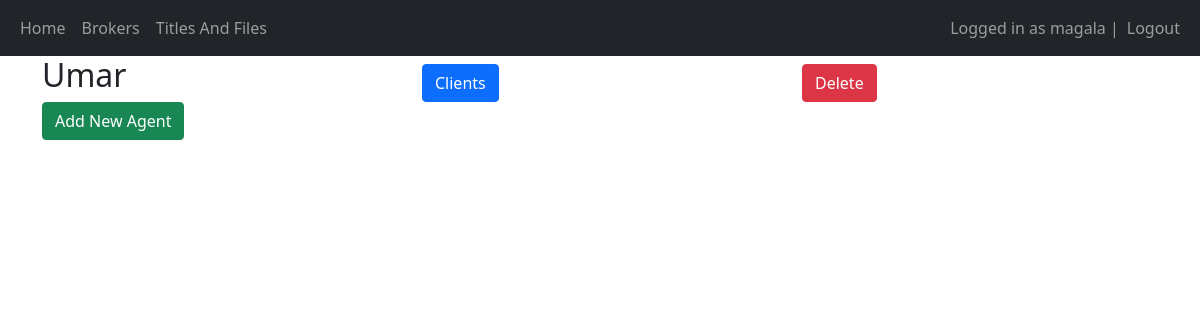
The page /agents (signed in) on the database as committed earlier.
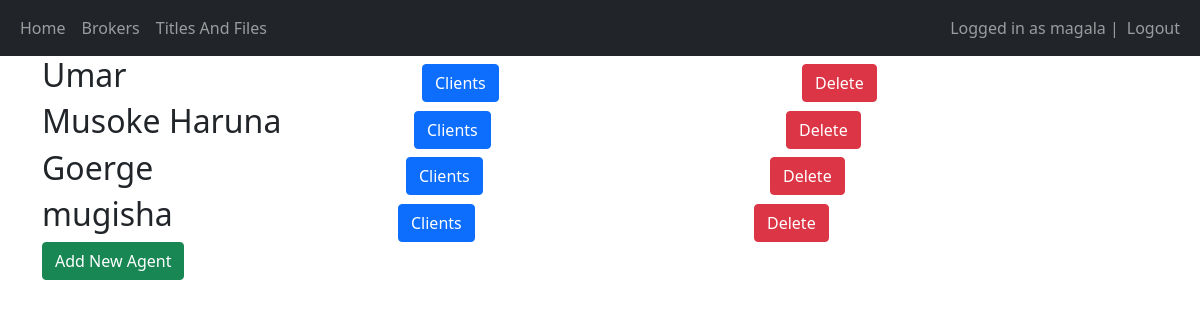
The same page on the database as committed later.
### main/models.py (models this page shows)
class Agent(models.Model):
    name = models.CharField(max_length=45)
    created_at = models.DateTimeField(auto_now_add=True)
    updated_at = models.DateTimeField(auto_now=True)
    def __str__(self) -> str:
        return self.name

### main/views.py (the view, shortened to what this page needs)
# urls.py: path('agents', views.agents, name='agents'),
@login_required(login_url="/login")
def agents(request):
    print("agents")
    agents = Agent.objects.all()
    selected_agents = []
    print(agents)
    return render(request, 'main/agent.html',  {"agents": agents})

### main/templates/main/agent.html (shortened to what this page needs)
{% extends 'main/base.html' %} {% block title %}Agents{% endblock %}
{% block content %} {% for agent in agents %}
<div class="row align-items-end" style="margin-bottom: 10px;">
  <div class="col">
    <h2>{{ agent.name }}</h2>
  </div>
  <div class="col">
    <form method="post">
      <button
        type="submit"
        class="btn btn-primary"
        name="get_agent_id"
        value="{{ agent.id }}"
      >
        Clients
      </button>
    </form>
  </div>
  <div class="col">
    <form method="post">
      <button
        type="submit"
        class="btn btn-danger"
        name="agent_id"
        value="{{ agent.id }}"
      >
        Delete
      </button>
    </form>
  </div>
{% empty %}
<h2>No Agents yet. Add Agent</h2>
{% endfor %}
<div class="row align-items-end" >
  <form method="post">
    <button
      type="submit"
      class="btn btn-success"
      name="add-agent"
      value="add-agent"
    >
      Add New Agent
    </button>
  </form>
</div>
{% endblock %}

Rows that differ between the two databases and show on the page:
added Agent: name "Musoke Haruna", {{ agent.id }} 2 (drawn)
added Agent: name "Goerge", {{ agent.id }} 8 (drawn)
added Agent: name "mugisha", {{ agent.id }} 11 (drawn)
